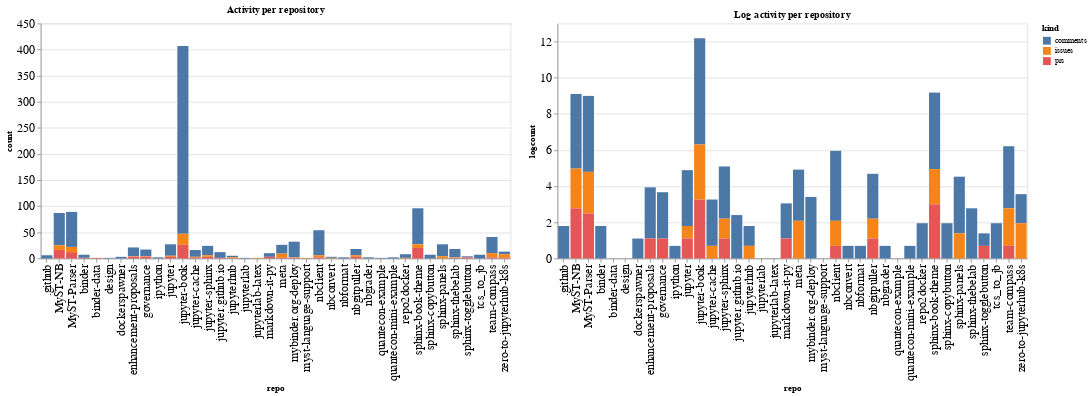

The cell this chart's notebook holds for it:
### Code cell
ch1 = alt.Chart(repo_summaries, width=600, title="Activity per repository").mark_bar().encode(
    x='repo',
    y='count',
    color='kind',
    tooltip="kind"
)

ch2 = alt.Chart(repo_summaries, width=600, title="Log activity per repository").mark_bar().encode(
    x='repo',
    y='logcount',
    color='kind',
    tooltip="kind"
)

ch1 | ch2

### Figure 1 — Vega-Lite specification as saved in the notebook (floating-point values rounded to 4 significant figures)
{"config": {"axisLeft": {"labelFontSize": 15}, "axisBottom": {"labelFontSize": 15}}, "hconcat": [{"mark": "bar", "encoding": {"color": {"type": "nominal", "field": "kind"}, "tooltip": {"type": "nominal", "field": "kind"}, "x": {"type": "nominal", "field": "repo"}, "y": {"type": "quantitative", "field": "count"}}, "title": "Activity per repository", "width": 600}, {"mark": "bar", "encoding": {"color": {"type": "nominal", "field": "kind"}, "tooltip": {"type": "nominal", "field": "kind"}, "x": {"type": "nominal", "field": "repo"}, "y": {"type": "quantitative", "field": "logcount"}}, "title": "Log activity per repository", "width": 600}], "data": {"name": "data-d196ff8b3c9058c9a3f735e5da406d20"}, "$schema": "https://vega.github.io/schema/vega-lite/v4.8.1.json", "datasets": {"data-d196ff8b3c9058c9a3f735e5da406d20": [{"repo": ".github", "kind": "comments", "count": 6, "logcount": 1.792}, {"repo": "MyST-NB", "kind": "comments", "count": 62, "logcount": 4.127}, {"repo": "MyST-NB", "kind": "issues", "count": 9, "logcount": 2.197}, {"repo": "MyST-NB", "kind": "prs", "count": 16, "logcount": 2.773}, {"repo": "MyST-Parser", "kind": "comments", "count": 67, "logcount": 4.205}, {"repo": "MyST-Parser", "kind": "issues", "count": 10, "logcount": 2.303}, {"repo": "MyST-Parser", "kind": "prs", "count": 12, "logcount": 2.485}, {"repo": "binder", "kind": "comments", "count": 6, "logcount": 1.792}, {"repo": "binder", "kind": "prs", "count": 1, "logcount": 0.0}, {"repo": "binder-data", "kind": "prs", "count": 1, "logcount": 0.0}, {"repo": "design", "kind": "comments", "count": 1, "logcount": 0.0}, {"repo": "dockerspawner", "kind": "comments", "count": 3, "logcount": 1.099}, {"repo": "enhancement-proposals", "kind": "comments", "count": 17, "logcount": 2.833}, {"repo": "enhancement-proposals", "kind": "issues", "count": 1, "logcount": 0.0}, {"repo": "enhancement-proposals", "kind": "prs", "count": 3, "logcount": 1.099}, {"repo": "governance", "kind": "comments", "count": 13, "logcount": 2.565}, {"repo": "governance", "kind": "issues", "count": 1, "logcount": 0.0}, {"repo": "governance", "kind": "prs", "count": 3, "logcount": 1.099}, {"repo": "ipython", "kind": "comments", "count": 2, "logcount": 0.6931}, {"repo": "jupyter", "kind": "comments", "count": 22, "logcount": 3.091}, {"repo": "jupyter", "kind": "issues", "count": 2, "logcount": 0.6931}, {"repo": "jupyter", "kind": "prs", "count": 3, "logcount": 1.099}, {"repo": "jupyter-book", "kind": "comments", "count": 360, "logcount": 5.886}, {"repo": "jupyter-book", "kind": "issues", "count": 21, "logcount": 3.045}, {"repo": "jupyter-book", "kind": "prs", "count": 26, "logcount": 3.258}, {"repo": "jupyter-cache", "kind": "comments", "count": 13, "logcount": 2.565}, {"repo": "jupyter-cache", "kind": "issues", "count": 2, "logcount": 0.6931}, {"repo": "jupyter-cache", "kind": "prs", "count": 1, "logcount": 0.0}, {"repo": "jupyter-sphinx", "kind": "comments", "count": 18, "logcount": 2.89}, {"repo": "jupyter-sphinx", "kind": "issues", "count": 3, "logcount": 1.099}, {"repo": "jupyter-sphinx", "kind": "prs", "count": 3, "logcount": 1.099}, {"repo": "jupyter.github.io", "kind": "comments", "count": 11, "logcount": 2.398}, {"repo": "jupyter.github.io", "kind": "prs", "count": 1, "logcount": 0.0}, {"repo": "jupyterhub", "kind": "comments", "count": 3, "logcount": 1.099}, {"repo": "jupyterhub", "kind": "issues", "count": 2, "logcount": 0.6931}, {"repo": "jupyterlab", "kind": "comments", "count": 1, "logcount": 0.0}, {"repo": "jupyterlab-latex", "kind": "issues", "count": 1, "logcount": 0.0}, {"repo": "markdown-it-py", "kind": "comments", "count": 7, "logcount": 1.946}, {"repo": "markdown-it-py", "kind": "prs", "count": 3, "logcount": 1.099}, {"repo": "meta", "kind": "comments", "count": 17, "logcount": 2.833}, {"repo": "meta", "kind": "issues", "count": 8, "logcount": 2.079}, {"repo": "meta", "kind": "prs", "count": 1, "logcount": 0.0}, {"repo": "mybinder.org-deploy", "kind": "comments", "count": 30, "logcount": 3.401}, {"repo": "mybinder.org-deploy", "kind": "issues", "count": 1, "logcount": 0.0}, {"repo": "mybinder.org-deploy", "kind": "prs", "count": 1, "logcount": 0.0}, {"repo": "myst-language-support", "kind": "issues", "count": 1, "logcount": 0.0}, {"repo": "nbclient", "kind": "comments", "count": 48, "logcount": 3.871}, {"repo": "nbclient", "kind": "issues", "count": 4, "logcount": 1.386}, {"repo": "nbclient", "kind": "prs", "count": 2, "logcount": 0.6931}, {"repo": "nbconvert", "kind": "comments", "count": 2, "logcount": 0.6931}, {"repo": "nbconvert", "kind": "issues", "count": 1, "logcount": 0.0}, {"repo": "nbformat", "kind": "comments", "count": 2, "logcount": 0.6931}, {"repo": "nbgitpuller", "kind": "comments", "count": 12, "logcount": 2.485}, {"repo": "nbgitpuller", "kind": "issues", "count": 3, "logcount": 1.099}, {"repo": "nbgitpuller", "kind": "prs", "count": 3, "logcount": 1.099}, {"repo": "nbgrader", "kind": "comments", "count": 2, "logcount": 0.6931}, {"repo": "quantecon-example", "kind": "comments", "count": 1, "logcount": 0.0}, {"repo": "quantecon-mini-example", "kind": "comments", "count": 2, "logcount": 0.6931}, {"repo": "repo2docker", "kind": "comments", "count": 7, "logcount": 1.946}, {"repo": "repo2docker", "kind": "issues", "count": 1, "logcount": 0.0}, {"repo": "sphinx-book-theme", "kind": "comments", "count": 69, "logcount": 4.234}, {"repo": "sphinx-book-theme", "kind": "issues", "count": 7, "logcount": 1.946}, {"repo": "sphinx-book-theme", "kind": "prs", "count": 20, "logcount": 2.996}, {"repo": "sphinx-copybutton", "kind": "comments", "count": 7, "logcount": 1.946}, {"repo": "sphinx-panels", "kind": "comments", "count": 23, "logcount": 3.135}, {"repo": "sphinx-panels", "kind": "issues", "count": 4, "logcount": 1.386}, {"repo": "sphinx-thebelab", "kind": "comments", "count": 16, "logcount": 2.773}, {"repo": "sphinx-thebelab", "kind": "issues", "count": 1, "logcount": 0.0}, {"repo": "sphinx-thebelab", "kind": "prs", "count": 1, "logcount": 0.0}, {"repo": "sphinx-togglebutton", "kind": "comments", "count": 2, "logcount": 0.6931}, {"repo": "sphinx-togglebutton", "kind": "prs", "count": 2, "logcount": 0.6931}, {"repo": "tcs_to_jb", "kind": "comments", "count": 7, "logcount": 1.946}, {"repo": "team-compass", "kind": "comments", "count": 31, "logcount": 3.434}, {"repo": "team-compass", "kind": "issues", "count": 8, "logcount": 2.079}, {"repo": "team-compass", "kind": "prs", "count": 2, "logcount": 0.6931}, {"repo": "zero-to-jupyterhub-k8s", "kind": "comments", "count": 5, "logcount": 1.609}, {"repo": "zero-to-jupyterhub-k8s", "kind": "issues", "count": 7, "logcount": 1.946}, {"repo": "zero-to-jupyterhub-k8s", "kind": "prs", "count": 1, "logcount": 0.0}]}}
